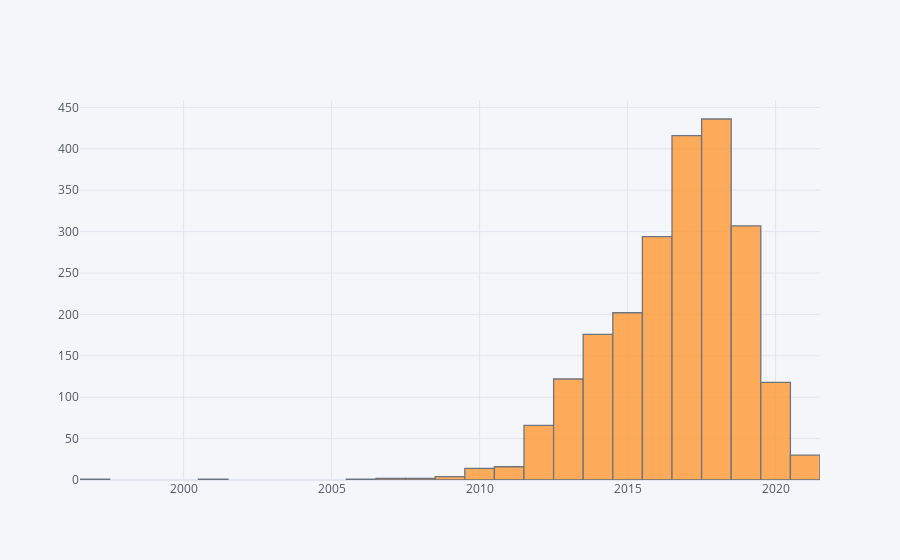

This figure's notebook cell:
### Code cell
maruti['model_year'].iplot(kind='hist')

### Figure 1 — Plotly figure (JSON) as saved in the notebook; plotly's stock layout.template omitted (floating-point values rounded to 4 significant figures; data arrays with more than 128 entries replaced by an {"elided": "..."} marker saying what was removed)
{"data": [{"histfunc": "count", "histnorm": "", "marker": {"color": "rgba(255, 153, 51, 1.0)", "line": {"color": "#4D5663", "width": 1.3}}, "name": "model_year", "opacity": 0.8, "orientation": "v", "type": "histogram", "x": {"elided": "2208 int values"}}], "layout": {"barmode": "overlay", "legend": {"bgcolor": "#F5F6F9", "font": {"color": "#4D5663"}}, "paper_bgcolor": "#F5F6F9", "plot_bgcolor": "#F5F6F9", "title": {"font": {"color": "#4D5663"}}, "xaxis": {"gridcolor": "#E1E5ED", "showgrid": true, "tickfont": {"color": "#4D5663"}, "title": {"font": {"color": "#4D5663"}, "text": ""}, "zerolinecolor": "#E1E5ED"}, "yaxis": {"gridcolor": "#E1E5ED", "showgrid": true, "tickfont": {"color": "#4D5663"}, "title": {"font": {"color": "#4D5663"}, "text": ""}, "zerolinecolor": "#E1E5ED"}}}
